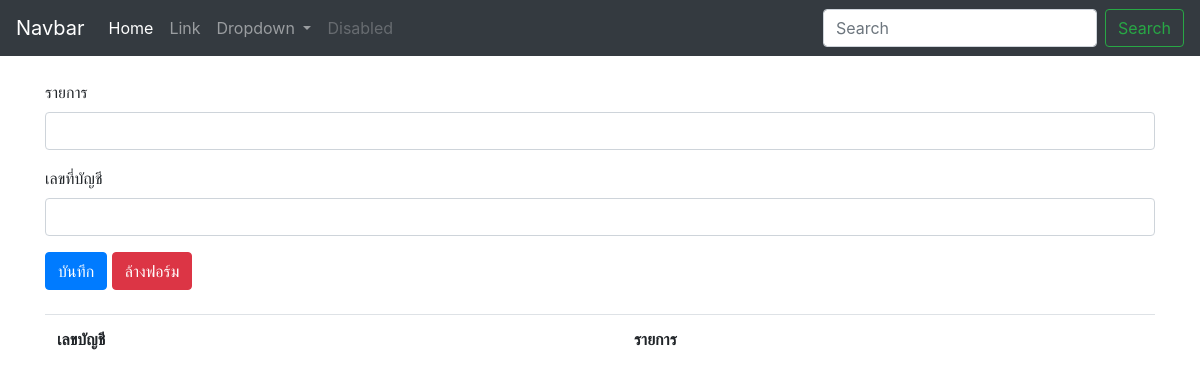
The page /accountNumber.php on the database as committed earlier.
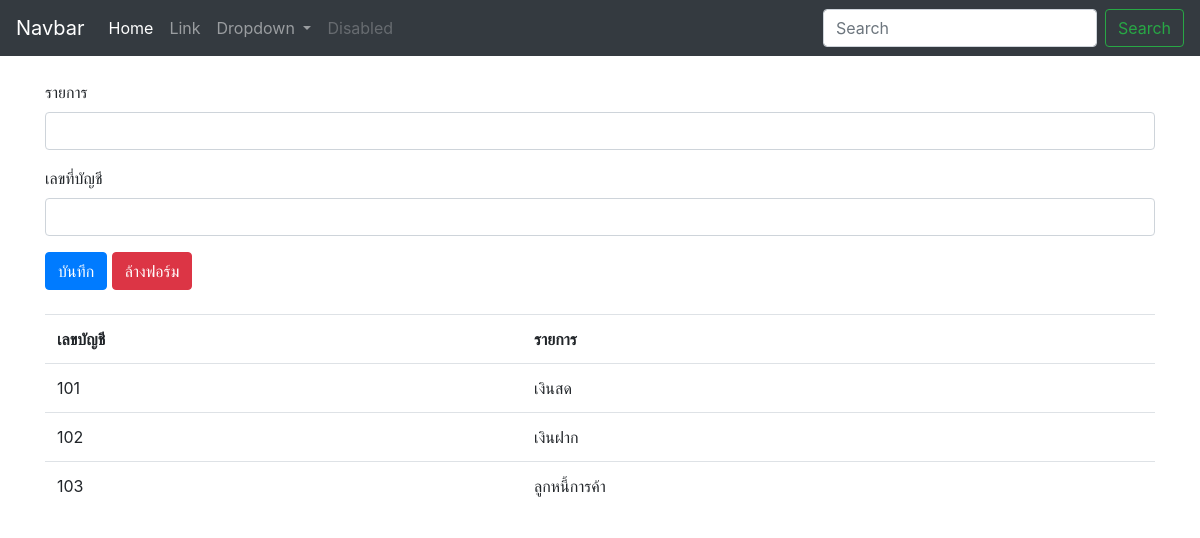
The same page on the database as committed later.
### tables this page shows
CREATE TABLE `tb_account_number` (
  `acc_id` int(10) NOT NULL,
  `acc_number` varchar(10) NOT NULL,
  `list` varchar(100) NOT NULL
);

### accountNumber.php (the view, shortened to what this page needs)
<?php
include "config/database.php";
?>
<!doctype html>
<html lang="en">
  <head>
    <link rel="stylesheet" href="bootstrap/css/bootstrap.min.css">
  </head>
  <body>
    <header>
      <nav class="navbar navbar-expand-lg  navbar-dark bg-dark">
        <a class="navbar-brand" href="#">Navbar</a>
        <div class="collapse navbar-collapse" id="navbarSupportedContent">
          <ul class="navbar-nav mr-auto">
            <li class="nav-item active">
              <a class="nav-link" href="#">Home <span class="sr-only">(current)</span></a>
            </li>
            <li class="nav-item">
              <a class="nav-link" href="#">Link</a>
            </li>
            <li class="nav-item dropdown">
              <a class="nav-link dropdown-toggle" href="#" id="navbarDropdown" role="button" data-toggle="dropdown" aria-haspopup="true" aria-expanded="false">
                Dropdown
              </a>
            </li>
            <li class="nav-item">
              <a class="nav-link disabled" href="#">Disabled</a>
            </li>
          </ul>
          <form class="form-inline my-2 my-lg-0">
            <input class="form-control mr-sm-2" type="search" placeholder="Search" aria-label="Search">
            <button class="btn btn-outline-success my-2 my-sm-0" type="submit">Search</button>
          </form>
        </div>
      </nav>
    </header>
    <br>
    <div class="container">
      <form method="post" action="process/accountNumberProcess.php?action=insert">
        <div class="form-group">
          <label>รายการ</label>
            <input type="text" class="form-control" name="list" required>
        </div>
        <div class="form-group">
          <label>เลขที่บัญชี</label>
            <input type="text" class="form-control" name="acc_number" required>
        </div>
        <button type="submit" class="btn btn-primary">บันทึก</button>
        <button type="reset" class="btn btn-danger">ล้างฟอร์ม</button>
      </form>
    </div>
    <br>
    <div class="container">
      <div class="table-responsive">
        <table class="table">
          <tr>
            <th>เลขบัญชี</th>
            <th>รายการ</th>
          </tr>
          <?php
          $sql = "SELECT * FROM tb_account_number";
          $result = mysqli_query($conn,$sql);
          while ($data = mysqli_fetch_array($result)) {
          ?>
          <tr>
            <td><?php echo $data['acc_number']; ?></td>
            <td><?php echo $data['list']; ?></td>
          </tr>
          <?php
          }
          ?>
        </table>
      </div>
    </div>
  </body>
</html>

Rows that differ between the two databases and show on the page:
added tb_account_number: acc_number "101", list "เงินสด"
added tb_account_number: acc_number "102", list "เงินฝาก"
added tb_account_number: acc_number "103", list "ลูกหนี้การค้า"
